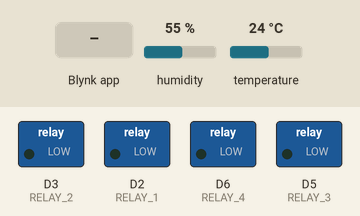
Simulated run of this sketch. Board: ESP8266 (NodeMCU). Parts: switched loads named in the sketch (green lamp = pin HIGH). Inputs (shaded band) come from the test bench; at power-on: humidity 55 %, temperature 24 °C. WiFi joins after 1.5 s; servers stay silent unless stated; what the sketch prints to the serial monitor is not drawn.

Above: at 6.0 s.
6.1 s: Blynk app writes 1 to V0
At 7.0 s:
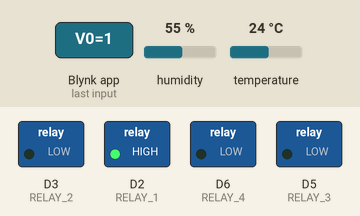
7.6 s: Blynk app writes 1 to V1
At 8.1 s:
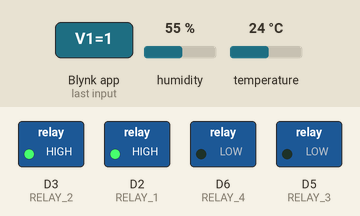
9.1 s: Blynk app writes 0 to V0
At 10.3 s:
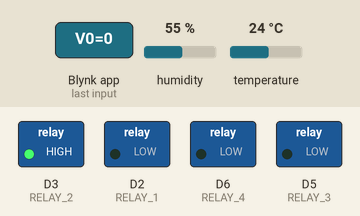
10.6 s: Blynk app writes 1 to V2
At 11.6 s:
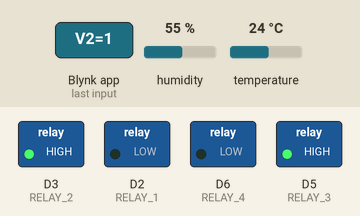
12.1 s: Blynk app writes 200 to V0
At 12.7 s:
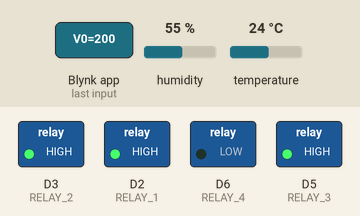
13.6 s: Blynk app writes 0 to V1
At 13.9 s:
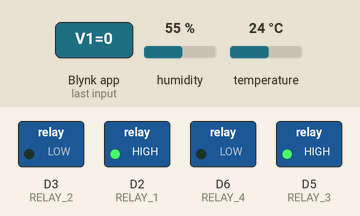
Timing chart, 0 to 16.1 s (numbered marks = the images above; inputs shaded):
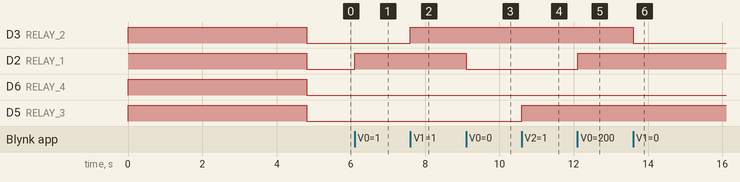

The sketch:

Mushroom.IT_2.ino
```cpp
#define BLYNK_TEMPLATE_ID "TMPLgvOHpQsz"
#define BLYNK_DEVICE_NAME "Mushroom IT"
#define BLYNK_AUTH_TOKEN "CBUaKqvSNQpagA1-Rvd18HUgBHpN3CT7"

#define BLYNK_PRINT Serial
#define BLYNK_FIRMWARE_VERSION "0.2.0"
#define BLYNK_DEBUG
#define APP_DEBUG

#define RELAY_1  D2
#define RELAY_2  D3
#define RELAY_3  D5

#define RELAY_4  D6
#define dataPin  D0
#define clockPin D1


#include <ESP8266WiFi.h>
#include <BlynkSimpleEsp8266.h>
#include <SHT1x.h>


char auth[] = BLYNK_AUTH_TOKEN;
char ssid[] = "OPPO 57";
char pass[] = "1111111110";

bool pump_1 = 0;
bool pump_2 = 0;
bool pump_3 = 0;
bool heater = 0;

bool ModeSwitch = false;

float temp_NPU = 0;
float humidity_NPU = 0;

int tempmax=0;
int tempmin=0;
int humimax=0;
int humimin=0;

float humidityOpen = 50;
float humidityClose = 70;

float TempOpen = 25;
float TempClose = 27;


SHT1x sht1x(dataPin, clockPin);

BlynkTimer timer;

BLYNK_CONNECTED()
{
  Blynk.syncAll();
}

BLYNK_WRITE(V0)
{
  pump_1 = param.asInt();
}

BLYNK_WRITE(V1)
{
  pump_2 = param.asInt();
}

BLYNK_WRITE(V2)
{
  pump_3 = param.asInt();
}

BLYNK_WRITE(V5)
{
  heater = param.asInt();
}

BLYNK_WRITE(V6)
{
  ModeSwitch = param.asInt();


}

BLYNK_WRITE(V7)
{
  humidityOpen = param.asInt();


}

BLYNK_WRITE(V8)
{
  humidityClose = param.asInt();


}
BLYNK_WRITE(V9)
{
  TempOpen = param.asInt();


}
BLYNK_WRITE(V10)
{
  TempClose = param.asInt();


}


void AutoAction()
{
  if(ModeSwitch == true){


    if(humidity_NPU <= humidityOpen)
    {
      digitalWrite(RELAY_1, LOW);
      digitalWrite(RELAY_2, LOW);
      pump_1 = false;
      pump_2 = false;


      Blynk.virtualWrite(V0,0);  // Turn the widget attached to V1 On
      Blynk.virtualWrite(V1,0);  // Turn the widget attached to V2 On

//      Blynk.virtualWrite(V3,1);  // Turn the widget attached to V3 On
//      Blynk.virtualWrite(V4,1);  // Turn the widget attached to V4 On
    }
    else if(humidity_NPU >= humidityClose)
    {
      digitalWrite(RELAY_1, HIGH);
      digitalWrite(RELAY_2, HIGH);

      pump_1 = true;
      pump_2 = true;
      Blynk.virtualWrite(V0,1);  // Turn the widget attached to V1 off
      Blynk.virtualWrite(V1,1);  // Turn the widget attached to V2 off
    }

    if(temp_NPU <= TempOpen)
    {
      digitalWrite(RELAY_4, LOW);
      Blynk.virtualWrite(V5,0);  // Turn the widget attached to V1 On
//      Blynk.virtualWrite(V2,1);  // Turn the widget attached to V2 On
//      Blynk.virtualWrite(V3,1);  // Turn the widget attached to V3 On
//      Blynk.virtualWrite(V4,1);  // Turn the widget attached to V4 On
      heater = false;

    }
    else if(temp_NPU >= TempClose)
    {

      digitalWrite(RELAY_4, HIGH);
      Blynk.virtualWrite(V5,1);  // Turn the widget attached to V1 off

//      Blynk.virtualWrite(V1,0);  // Turn the widget attached to V2 off
      heater = true;
    }

    if (pump_3)
    {
      digitalWrite(RELAY_3, HIGH);

    }else
    {
      digitalWrite(RELAY_3, LOW);
    }

  }


}

void manualAction()

{


  if(ModeSwitch == false){
  Blynk.virtualWrite(V0,pump_1);
  Blynk.virtualWrite(V1,pump_2);
  Blynk.virtualWrite(V2,pump_3);
  Blynk.virtualWrite(V5,heater);

    if (pump_1)
    {
      digitalWrite(RELAY_1, HIGH);

    }
    else
    {
      digitalWrite( RELAY_1, LOW);
    }

    if (pump_2)
    {
      digitalWrite(RELAY_2, HIGH);
    }
    else
    {
      digitalWrite(RELAY_2, LOW);
    }

    if (pump_3)
    {
      digitalWrite(RELAY_3, HIGH);
    }
    else
    {
      digitalWrite(RELAY_3, LOW);
    }
    if (heater)
    {
      digitalWrite(RELAY_4, HIGH);
    }
    else
    {
      digitalWrite(RELAY_4, LOW);
    }
  }

}

void Sensor()
{
 float temp_c; // ค่าอุณหภูมิ ที่แสดงหน่วยเป็น องศาเซลเซียส
 float humidity; // ค่าความชื้น
 temp_c = sht1x.readTemperatureC();
 humidity = sht1x.readHumidity();
 Serial.print("Temperature: ");
 Serial.print(temp_c);
 Serial.print("C / ");
 Serial.print(humidity);
 Serial.println("%");

  if (isnan(humidity) || isnan(temp_c))
  {
      Blynk.virtualWrite(V1,0);  // Turn the widget attached to V1 off
      Blynk.virtualWrite(V2,0);  // Turn the widget attached to V2 off
      Blynk.virtualWrite(V3,0);  // Turn the widget attached to V3 off
      Blynk.virtualWrite(V4,0);  // Turn the widget attached to V4 off
    return;
  }
  temp_NPU = temp_c;
  humidity_NPU = humidity;

  Blynk.virtualWrite(V3, temp_c);
  Blynk.virtualWrite(V4, humidity);

}


void setup()
{
  Serial.begin(115200);

  pinMode(RELAY_1, OUTPUT);
  pinMode(RELAY_2, OUTPUT);
  pinMode(RELAY_3, OUTPUT);
  pinMode(RELAY_4, OUTPUT);

  digitalWrite(RELAY_1, HIGH);
  digitalWrite(RELAY_2, HIGH);
  digitalWrite(RELAY_3, HIGH);
  digitalWrite(RELAY_4, HIGH);


  WiFi.begin(ssid, pass); //เชื่อมต่อ WiFi
  while (WiFi.status() != WL_CONNECTED)
  {
    delay(250);
    Serial.print(".");
  }

  Serial.println("เชื่อมต่อสำเร็จ");

  Blynk.connect(); //เชื่อมต่อไปยัง Blynk
  delay(3000);
  Blynk.config(auth); //กำหนด Token key

  digitalWrite(RELAY_1, HIGH);
  digitalWrite(RELAY_2, HIGH);
  digitalWrite(RELAY_3, HIGH);
  digitalWrite(RELAY_4, HIGH);

  timer.setInterval(5, manualAction);
  timer.setInterval(1000, Sensor);
  timer.setInterval(5, AutoAction);
}

void loop()
{
  Blynk.run();
  timer.run();
}
```

Measured:
- after the input at 6.1 s, D2 (RELAY_1): LOW → HIGH at once
- after the input at 7.6 s, D3 (RELAY_2): LOW → HIGH at once
- after the input at 9.1 s, D2 (RELAY_1): HIGH → LOW at once
- after the input at 10.6 s, D5 (RELAY_3): LOW → HIGH at once
- after the input at 12.1 s, D2 (RELAY_1): LOW → HIGH at once
- after the input at 13.6 s, D3 (RELAY_2): HIGH → LOW at once
